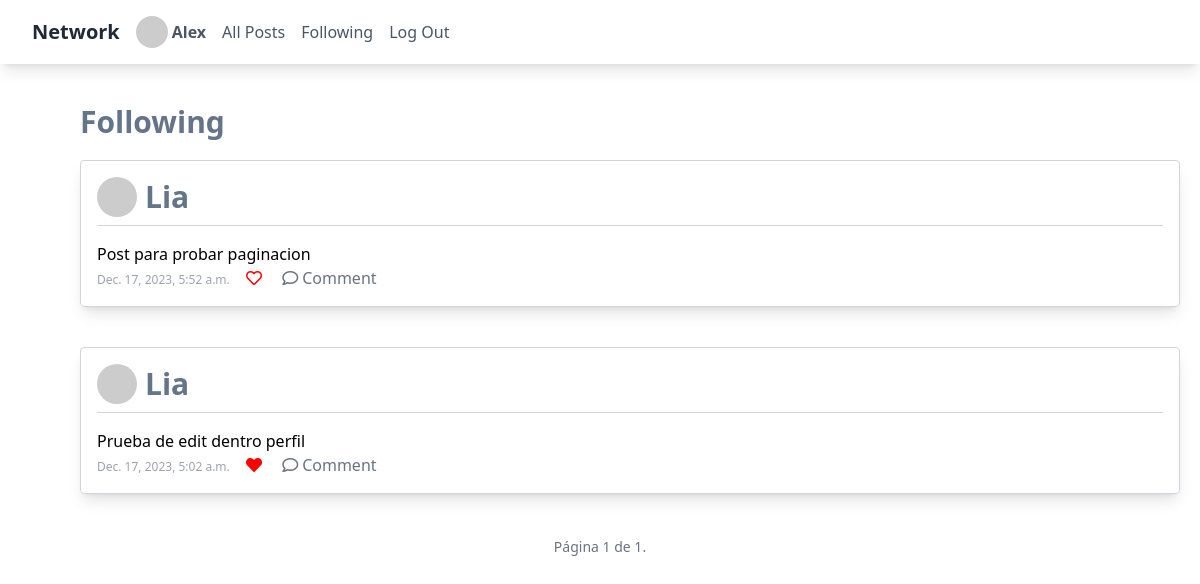
Page /following/ (signed in) on the committed database.
### network/models.py (models this page shows, shortened)
class User(AbstractUser):
    pass

class Post(models.Model):
    user = models.ForeignKey(User, on_delete=models.CASCADE, related_name="posts")
    content = models.TextField()
    created_at = models.DateTimeField(auto_now_add=True)

### network/views.py (the view)
# urls.py: path("following/", views.following, name="following"),
def following(request):
    followed_users = SeguirPerfil.objects.filter(seguidor=request.user).values_list('siguiendo', flat=True)
    posts = Post.objects.filter(user__in=followed_users).order_by('-created_at')
    paginator = Paginator(posts, 10)
    page_number = request.GET.get('page')
    page_obj = paginator.get_page(page_number)
    liked_posts = []
    logged_in_user = request.user if request.user.is_authenticated else None
    if request.user.is_authenticated:
        liked_posts = Like.objects.filter(user=request.user).values_list('post__id', flat=True)
    return render(request, "network/following.html", {
        "posts": page_obj,
        "liked_posts": liked_posts,
        "logged_in_user": logged_in_user,
        "page_obj": page_obj
    })

### network/templates/network/following.html (shortened to what this page needs)
{% extends "network/layout.html" %}
{% block body %}
<h1 class="text-3xl font-bold mb-5 text-slate-500 ml-20 mt-10">Following</h1>
{% for post in posts %}
<div class="ml-20 mb-10 border p-4 rounded shadow-lg border-gray-300 w-11/12">
  <a href="{% url 'profile' post.user.username %}">
    <div class="flex items-center mb-4 border-b border-gray-300">
      <img
        src="https://ui-avatars.com/api/?name={{ post.user.username }} & background=random "
        class="w-10 h-10 rounded-full mr-2 mb-2"
      />
      <h1 class="text-3xl font-bold text-slate-500 mb-2">
        {{ post.user.username }}
      </h1>
    </div>
  </a>
  <p class="mt-1">{{ post.content }}</p>
  <span class="text-xs text-gray-400">{{ post.created_at }}</span>
  {% if user.is_authenticated %}
  {% if post.id in liked_posts %}
    <i class="heart-icon fas fa-heart likeButton ml-3" style="color: red;" data-post-id="{{ post.id }}"> </i>
  {% else %}
    <i class="heart-icon far fa-heart likeButton border-red ml-3" data-post-id="{{ post.id }}"></i>
  {% endif %}
  <a href="{% url 'comment' post.id %}" class="font-normal text-gray-500"> <i class="far fa-comment ml-4 mr-1"></i>Comment</a>
{% endif %}
</div>
{% endfor %}
<div class="flex justify-center">
  <span>
    <span class="text-sm font-normal text-gray-500">
      Página {{ page_obj.number }} de {{ page_obj.paginator.num_pages }}.
    </span>
  </span>
</div>
{% endblock %}

### network/templates/network/layout.html (shortened to what this page needs)
{% load static %}
<!DOCTYPE html>
<html lang="en">
  <head>
    <script src="https://cdn.tailwindcss.com"></script>
    <link
      rel="stylesheet"
      href="//use.fontawesome.com/releases/v5.0.7/css/all.css"
    />
    <link href='https://unpkg.com/boxicons@2.1.4/css/boxicons.min.css' rel='stylesheet'>
  </head>
  <body>
    <nav class="bg-white shadow-lg">
      <div class="max-w-7xl px-4">
        <div class="flex justify-between h-16">
          <div class="flex">
            <a
              href="{% url 'index' %}"
              class="flex items-center justify-center h-16 px-4 text-xl font-bold text-gray-800"
              >Network</a
            >
            <ul class="flex items-center space-x-4">
              {% if logged_in_user %}
              <li>
                <div class="flex items-center">
                  <img
                  class="w-8 h-8 rounded-full"
                    src="https://ui-avatars.com/api/?name={{ logged_in_user }} & background=random"
                    alt=""
                  />
                  <a href="{% url 'profile' logged_in_user %}" class="text-gray-600 hover:text-gray-800 ml-1">
                    <strong>{{ logged_in_user }}</strong></a
                  >
                </div>
              </li>
              {% endif %}
              <li>
                <a
                  href="{% url 'index' %}"
                  class="text-gray-600 hover:text-gray-800"
                  >All Posts</a
                >
              </li>
              {% if logged_in_user %}
              <li>
                <a href="{% url 'following' %}" class="text-gray-600 hover:text-gray-800"
                  >Following</a
                >
              </li>
              <li>
                <a
                  href="{% url 'logout' %}"
                  class="text-gray-600 hover:text-gray-800"
                  >Log Out</a
                >
              </li>
              {% endif %}
            </ul>
          </div>
        </div>
      </div>
    </nav>
    <div class="body">{% block body %} {% endblock %}</div>
  </body>
</html>

### network/templates/network/layout.html (style rules this page uses)
.heart-icon { color: red; cursor: pointer; }

### rows in the picture
User: username "Alex"
Post: user.username "Lia", content "Post para probar paginacion", created_at "Dec. 17, 2023, 5:52 a.m."
Post: user.username "Lia", content "Prueba de edit dentro perfil", created_at "Dec. 17, 2023, 5:02 a.m."

### other values in the picture
{{ page_obj.number }} "1"
{{ page_obj.paginator.num_pages }} "1"
